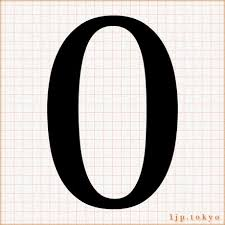
#> input picture 0/download.jpg, 225 x 225 px; its folder holds 4 pictures in this run
$ python numpy_export.py
#> lines starting #> are read from the running program, lines starting #| are printed output that depends on the picture
from PIL import Image
import os, glob
import numpy as np
from sklearn import model_selection

classes = ["0", "1", "2", "3", "4", "5", "6", "7", "8", "9"]
num_classes = len(classes)
image_size = 50
num_testdate = 2
# 画像の読み込み

X_train = []
X_test = []
Y_train = []
Y_test = []

for index, classlabel in enumerate(classes):
    photos_dir = "./" + classlabel
    files = glob.glob(photos_dir + "/*.jpg")  # + "/*.jpg"

    for i, file in enumerate(files):
        if i >= 100: break
        image = Image.open(file)
#> image is the input picture: PIL image 225x225 RGB; mean R, G, B 193.5, 188.8, 185.9
        image = image.convert("RGB")
        image = image.resize((image_size, image_size))
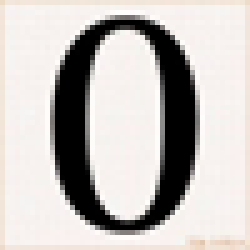
#> image: PIL image 50x50 RGB (shown 5 times larger); mean R, G, B 194.1, 189.5, 186.7
        data = np.asarray(image)

        if i < num_testdate:
            X_test.append(data)
            Y_test.append(index)
        else:
            for angle in range(-20, 20, 5):
                         # 回転
                img_r = image.rotate(angle)
                data = np.asarray(img_r)
            X_train.append(data)
            Y_train.append(index)

            # [8 lines of commented-out code are left out]
X_train = np.array(X_train)
X_test = np.array(X_test)
y_train = np.array(Y_train)
y_test = np.array(Y_test)

#
# # X_train, X_test, y_train, y_test = model_selection.train_test_split(X, Y)
xy = (X_train, X_test, y_train, y_test)
#> (the run stopped early here; a loop or call above may not have finished)
